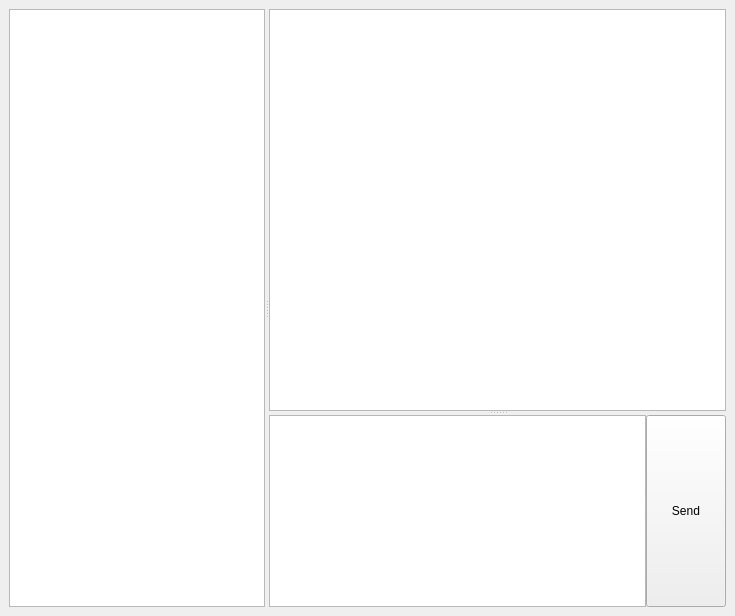
<?xml version="1.0" encoding="UTF-8"?>
<ui version="4.0">
 <class>MainWindow</class>
 <widget class="QMainWindow" name="MainWindow">
  <property name="geometry">
   <rect>
    <x>0</x>
    <y>0</y>
    <width>735</width>
    <height>616</height>
   </rect>
  </property>
  <property name="windowTitle">
   <string>MainWindow</string>
  </property>
  <widget class="QWidget" name="centralwidget">
   <layout class="QVBoxLayout" name="verticalLayout">
    <item>
     <widget class="QSplitter" name="splitter_2">
      <property name="enabled">
       <bool>true</bool>
      </property>
      <property name="sizePolicy">
       <sizepolicy hsizetype="Expanding" vsizetype="Preferred">
        <horstretch>0</horstretch>
        <verstretch>0</verstretch>
       </sizepolicy>
      </property>
      <property name="orientation">
       <enum>Qt::Horizontal</enum>
      </property>
      <widget class="QListWidget" name="list_chats">
       <property name="sizePolicy">
        <sizepolicy hsizetype="Expanding" vsizetype="Expanding">
         <horstretch>0</horstretch>
         <verstretch>0</verstretch>
        </sizepolicy>
       </property>
       <property name="minimumSize">
        <size>
         <width>200</width>
         <height>300</height>
        </size>
       </property>
       <property name="maximumSize">
        <size>
         <width>500</width>
         <height>16777215</height>
        </size>
       </property>
       <property name="baseSize">
        <size>
         <width>200</width>
         <height>0</height>
        </size>
       </property>
      </widget>
      <widget class="QSplitter" name="splitter">
       <property name="sizePolicy">
        <sizepolicy hsizetype="Preferred" vsizetype="Preferred">
         <horstretch>1</horstretch>
         <verstretch>0</verstretch>
        </sizepolicy>
       </property>
       <property name="orientation">
        <enum>Qt::Vertical</enum>
       </property>
       <widget class="QTextEdit" name="view_messages">
        <property name="sizePolicy">
         <sizepolicy hsizetype="Expanding" vsizetype="Expanding">
          <horstretch>0</horstretch>
          <verstretch>1</verstretch>
         </sizepolicy>
        </property>
        <property name="baseSize">
         <size>
          <width>0</width>
          <height>900</height>
         </size>
        </property>
        <property name="readOnly">
         <bool>true</bool>
        </property>
       </widget>
       <widget class="QWidget" name="">
        <layout class="QHBoxLayout" name="horizontalLayout">
         <property name="spacing">
          <number>0</number>
         </property>
         <property name="sizeConstraint">
          <enum>QLayout::SetMaximumSize</enum>
         </property>
         <property name="bottomMargin">
          <number>0</number>
         </property>
         <item>
          <widget class="QTextEdit" name="input_message">
           <property name="sizePolicy">
            <sizepolicy hsizetype="Expanding" vsizetype="Expanding">
             <horstretch>0</horstretch>
             <verstretch>1</verstretch>
            </sizepolicy>
           </property>
           <property name="maximumSize">
            <size>
             <width>16777215</width>
             <height>300</height>
            </size>
           </property>
          </widget>
         </item>
         <item>
          <widget class="QPushButton" name="btn_send">
           <property name="sizePolicy">
            <sizepolicy hsizetype="Minimum" vsizetype="Preferred">
             <horstretch>0</horstretch>
             <verstretch>0</verstretch>
            </sizepolicy>
           </property>
           <property name="maximumSize">
            <size>
             <width>16777215</width>
             <height>300</height>
            </size>
           </property>
           <property name="text">
            <string>Send</string>
           </property>
           <property name="flat">
            <bool>false</bool>
           </property>
          </widget>
         </item>
        </layout>
       </widget>
      </widget>
     </widget>
    </item>
   </layout>
  </widget>
 </widget>
 <resources/>
 <connections/>
</ui>
